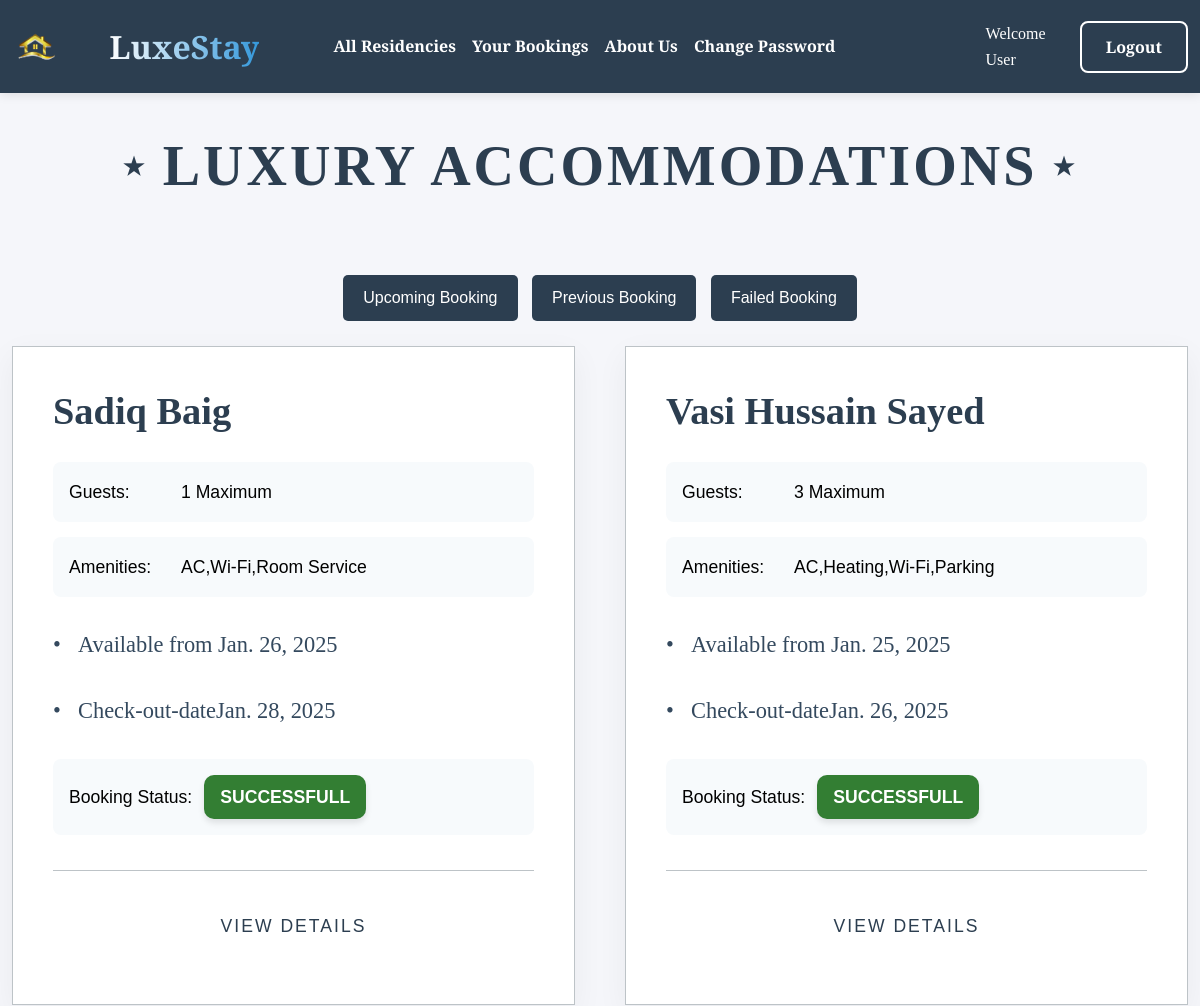
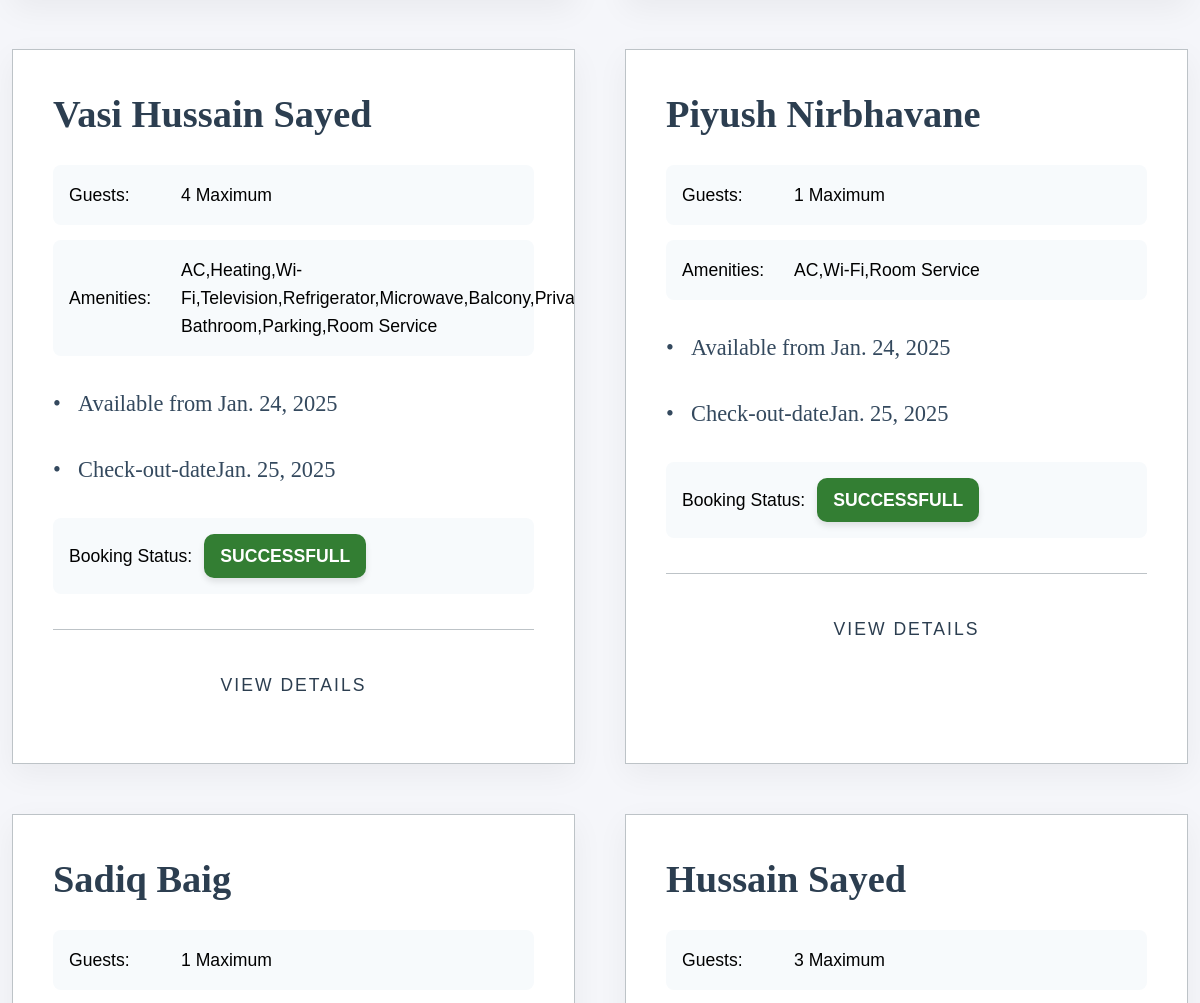
/working/Previous-booking (signed in, upper part), run on an earlier commit of the app's database (2 pictures, top to bottom).
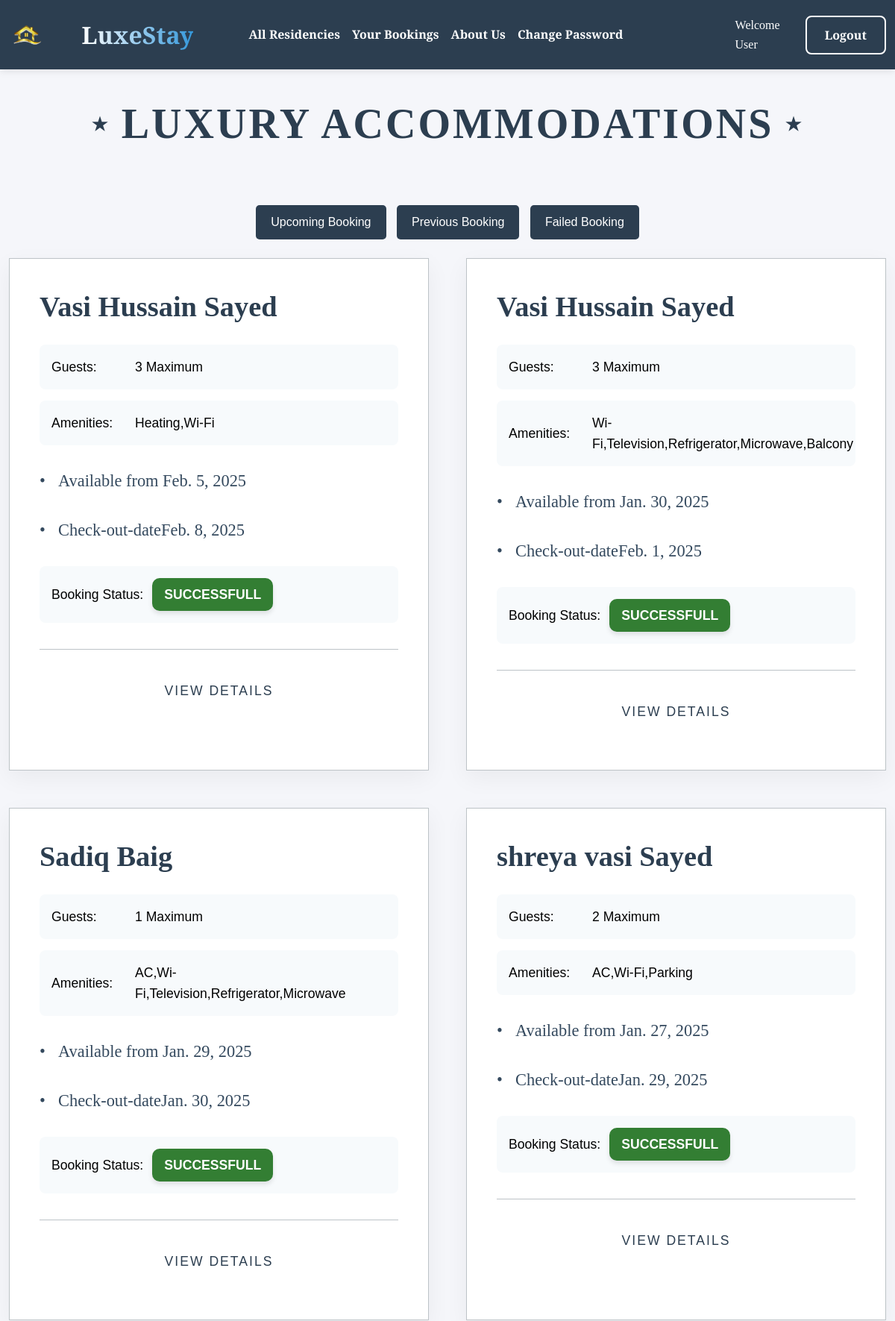
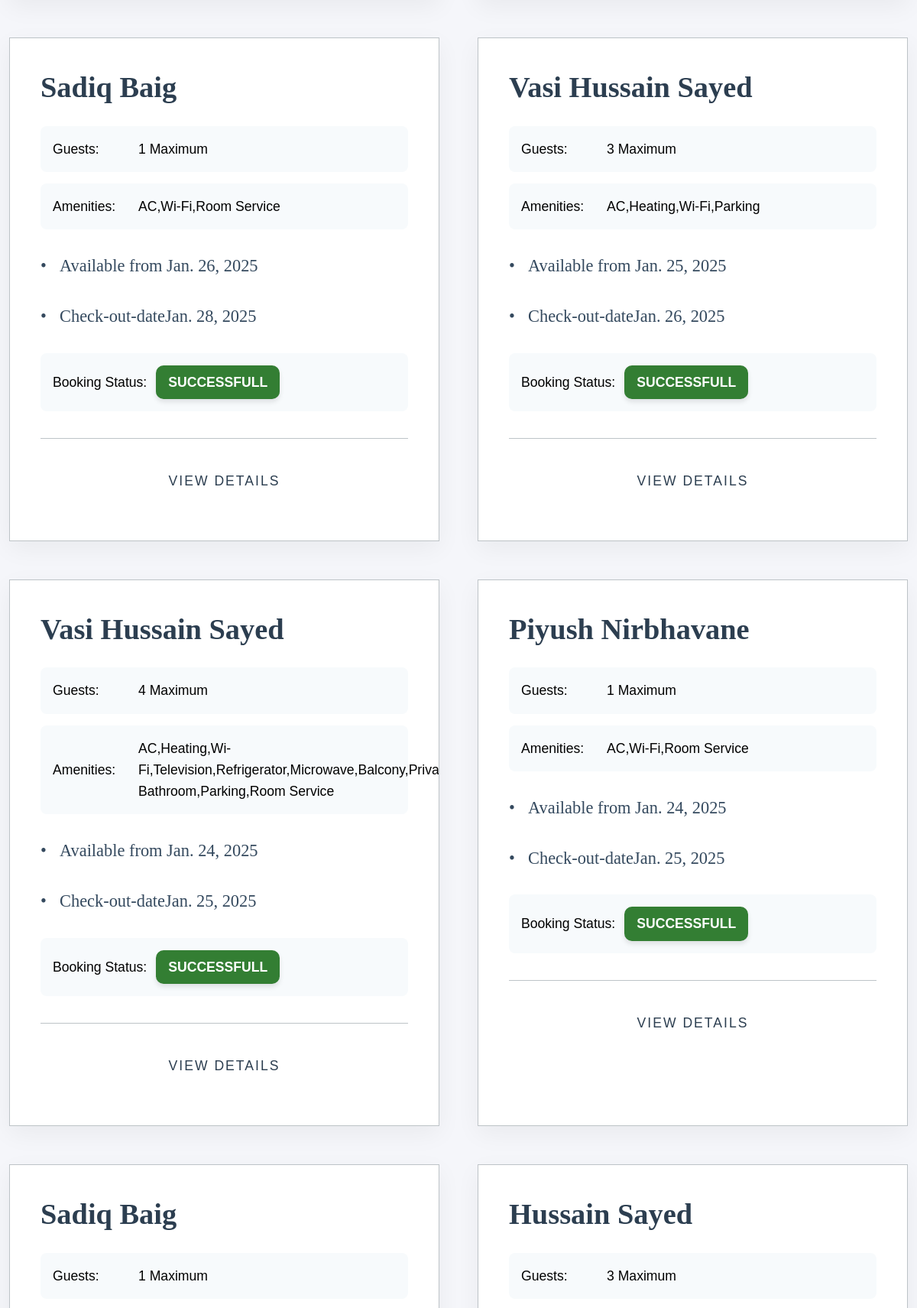
And on a later commit of the database (2 pictures, top to bottom).
### reservation/models.py (models this page shows, shortened)
class Booking(models.Model):
    booking_id=models.UUIDField(default=uuid.uuid4,unique=True)
    guest = models.ForeignKey(Guest, on_delete=models.DO_NOTHING)
    name = models.CharField(max_length=50)
    total_guest=models.SmallIntegerField()
    room_details = models.ForeignKey(Room_details,on_delete=models.DO_NOTHING)
    check_in_date = models.DateField()
    check_out_date =models.DateField()
    total_amount=models.PositiveIntegerField(default=4000,null=False)
    booked_on=models.DateField(auto_now_add=True)
    payment_status=models.CharField(max_length=20,choices=pay,default="Pending")
    class Meta:
            constraints = [
                models.UniqueConstraint(
                    fields=["room_details", "check_in_date"],
                    condition=Q(payment_status="Successfull"),
                    name="unique_booking_confirmed"
                )
            ]

### working/models.py (models this page shows, shortened)
class Room_details(models.Model):
    residency=models.ForeignKey(Residency,on_delete=models.CASCADE,null=False,blank=False)
    room_type=models.ForeignKey(Room_type,on_delete=models.CASCADE,null=False,blank=False)
    room_no=models.CharField(max_length=10,null=False,blank=False)
    picture=models.ImageField(upload_to="images/residency/roomimages")
    key_features=models.CharField(max_length=200)
    max_guest=models.SmallIntegerField(default=3)
    price_per_night=models.DecimalField(max_digits=10, decimal_places=2,null=False,blank=False)
    no_new=models.BooleanField(default=False)
    disable=models.BooleanField(default=False)
    class Meta:
        unique_together=("residency","room_no")

### working/views.py (the view)
# urls.py: path('Previous-booking',views.privous_booking,name="previous"),
@login_required
def privous_booking(request):
    dated=date.today()
    if request.user.is_staff !=True:
        book=Booking.objects.filter(guest=request.user,check_in_date__lt=dated,payment_status="Successfull").order_by('-check_in_date')
        return render(request,'reservation/yourbooking.html',{"book":book})
    else:
        book=Booking.objects.filter(room_details__residency__created_by=request.user,check_in_date__lt=dated,payment_status="Successfull").order_by('-check_in_date')  # .order_by(-"check_in_date")
        return render(request,'reservation/HotelYourBooking.html',{"book":book})

### reservation/templates/reservation/yourbooking.html (shortened to what this page needs)
{% extends 'base.html' %}
{% block content %}
<header class="page-header">
    <h1>Luxury Accommodations</h1>
</header>
<div class="filter-buttons">
    <a href="/working/Upcoming-booking"><button id="upcoming-btn" class="filter-button">Upcoming Booking</button></a>
    <a href="/working/Previous-booking"><button id="previous-btn" class="filter-button">Previous Booking</button></a>
    <a href="/working/Failed-booking"><button id="previous-btn" class="filter-button">Failed Booking</button></a>
</div>
<div class="container" style="margin-bottom: 15%;">
    {% for bo in book %}
    <article class="room-card">
        <div class="room-details">
            <h2 class="room-name">{{ bo.name }}</h2>
            <div class="detail-item">
                <span class="detail-label">Guests:</span>
                <span>{{ bo.total_guest }} Maximum</span>
            </div>
            <div class="detail-item">
                <span class="detail-label">Amenities:</span>
                <span>{{ bo.room_details.key_features }}</span>
            </div>
            <p class="availability">Available from {{ bo.check_in_date }}</p>
            <p class="availability">Check-out-date{{ bo.check_out_date }}</p>
            <div class="detail-item">
                <span class="detail-label">Booking Status:</span>
                {% if bo.payment_status == "Successfull" %}
                <div class="shut-badg"><span>{{ bo.payment_status }}</span></div>
                {% else %}
                <div class="shut-badge"><span>{{ bo.payment_status }}</span></div>
                {% endif %}
            </div>
            <div class="button-wrapper">
                <a class="view-details" href="/reservation/booking-recipt/{{bo.id}}">View Details</a>
            </div>
        </div>
    </article>
    {% empty %}
    <div class="no-rooms">
        <p>No Luxury Accommodations Available at the Moment</p>
    </div>
    {% endfor %}
</div >
{% endblock %}

What changed in the data, as far as the page shows it:
added Booking: name "Vasi Hussain Sayed", total_guest "3", room_details.key_features "Heating,Wi-Fi", check_in_date "Feb. 5, 2025", check_out_date "Feb. 8, 2025", payment_status "SUCCESSFULL"
added Booking: name "Vasi Hussain Sayed", total_guest "3", room_details.key_features "Wi-Fi,Television,Refrigerator,Microwave,Balcony", check_in_date "Jan. 30, 2025", check_out_date "Feb. 1, 2025", payment_status "SUCCESSFULL"
added Booking: name "Sadiq Baig", total_guest "1", room_details.key_features "AC,Wi-Fi,Television,Refrigerator,Microwave", check_in_date "Jan. 29, 2025", check_out_date "Jan. 30, 2025", payment_status "SUCCESSFULL"
added Booking: name "shreya vasi Sayed", total_guest "2", room_details.key_features "AC,Wi-Fi,Parking", check_in_date "Jan. 27, 2025", check_out_date "Jan. 29, 2025", payment_status "SUCCESSFULL"
